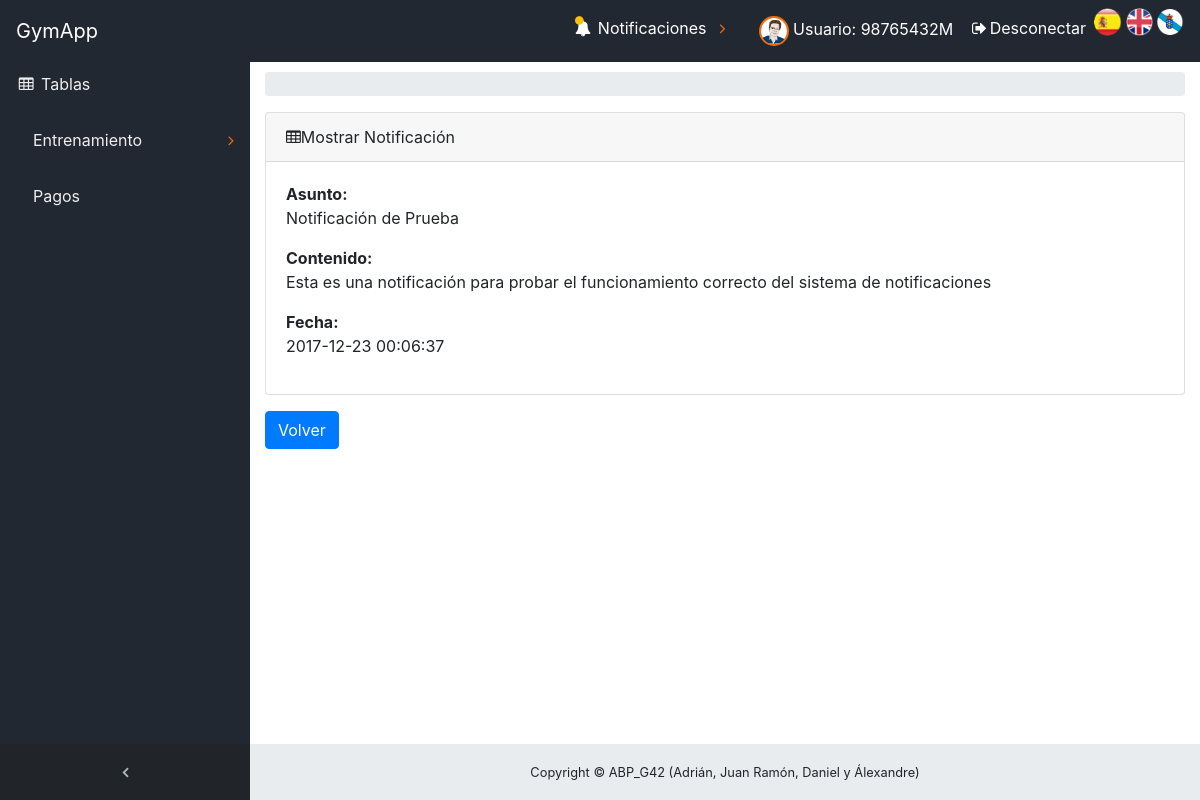
The page /ABP/index.php?controller=Notificacion&action=NotificacionView&idNotificacion=1 (signed in) on the database its author committed.
### tables this page shows
CREATE TABLE `usuario` (
  `dni` varchar(10) NOT NULL,
  `nombre` varchar(50) NOT NULL,
  `apellidos` varchar(50) NOT NULL,
  `edad` tinyint(4) DEFAULT NULL,
  `contrasena` varchar(128) NOT NULL,
  `email` varchar(100) DEFAULT NULL,
  `telefono` varchar(20) NOT NULL,
  `fechaAlta` date NOT NULL,
  `fotoperfil` varchar(200) DEFAULT NULL
);

CREATE TABLE `notificacion` (
  `idNotificacion` bigint(20) NOT NULL,
  `dniAdministrador` varchar(10) NOT NULL,
  `Asunto` varchar(200) NOT NULL,
  `contenido` text,
  `fecha` datetime NOT NULL
);

### ABP/core/ViewManager.php (called while the page is built, shortened)
<?php
class ViewManager {
	private $variables = array();
	private $layout = "default";
	public function setVariable($varname, $value, $flash=false) {
		$this->variables[$varname] = $value;
	}
	public function getVariable($varname, $default=NULL) {
		if (!isset($this->variables[$varname])) {
			return $default;
		}
		return $this->variables[$varname];
	}
	public function render($controller, $viewname) {
		include(__DIR__ . "/../view/$controller/$viewname.php");
		$this->renderLayout();
	}
	private function renderLayout() {
		include(__DIR__ . "/../view/layouts/" .$this->layout.".php");
	}
	private static $viewmanager_singleton = NULL;
	public static function getInstance() {
		if (self::$viewmanager_singleton == null) {
			self::$viewmanager_singleton = new ViewManager();
		}
		return self::$viewmanager_singleton;
	}
}

### ABP/controller/NotificacionController.php (called while the page is built, shortened)
<?php
require_once(__DIR__."/../core/ViewManager.php");
require_once(__DIR__ . "/../model/NotificacionMapper.php");
require_once(__DIR__ . "/../model/Notificacion.php");
require_once(__DIR__ . "/../core/permisos.php");
class NotificacionController extends BaseController
{
    private $notificacionMapper;
    private $permisos;
    public function __construct()
    {
        $this->notificacionMapper = new NotificacionMapper();
        $this->permisos= new Permisos();
    }
    public function NotificacionView()
    {
        $idNotificacion = $_GET["idNotificacion"];
        $tipoUsuario = $this->permisos->comprobarTipo();
        $notificacion = $this->notificacionMapper->findById($idNotificacion);
        $this->view->setVariable("notificacion", $notificacion);
        $this->view->setVariable("tipoUsuario", $tipoUsuario);
        $this->notificacionMapper->visto($notificacion->getIdNotificacion(),$_SESSION['currentuser']);
        $this->view->render("notificacion", "notificacionSHOWCURRENT");
    }
}
?>

### ABP/index.php (called while the page is built, shortened)
<?php
function run() {
	try {
		$controller = loadController($_GET["controller"]);
		$actionName = $_GET["action"];
		$controller->$actionName();
	} catch(Exception $ex) {
		die("An exception occured!!!!!".$ex->getMessage());
	}
}
function loadController($controllerName) {
	return new $controllerClassName();
}
run();
?>

### ABP/view/messages/messages_es.php (called while the page is built)
<?php
    $i18n_messages = array(
    	'Nombre'=> 'Nombre',
    	'Asunto' => 'Asunto',
    	'contenido' => 'contenido',
    	'nombre' => 'nombre',
    	'El atributo '=>'El atributo ',
    	' no puede ser vacío' => ' no puede ser vacío',
    	'Longitud incorrecta. El atributo ' => 'Longitud incorrecta. El atributo ',
    	' debe tener una longitud máxima de '=>' debe tener una longitud máxima de ',
    	' y tiene '=>' y tiene ',
    	'El atributo no sigue el formato correcto. Pruebe example@example.com' => 'El atributo no sigue el formato correcto. Pruebe example@example.com',
    	' contiene caracteres no alfabéticos'=>' contiene caracteres no alfabéticos',
    	' no esta comprendido en ['=>' no esta comprendido en [',
    	' no puede tener mas de ' => ' no puede tener mas de ',
    	'decimales'=>'decimales',
    	' no tiene 8 números seguidos de una letra: FORMATO INCORRECTO!!!'=>' no tiene 8 números seguidos de una letra: FORMATO INCORRECTO!!!',
    	'La letra del DNI no es correcta'=>'La letra del DNI no es correcta',
    	' no tiene un formato válido de telefeno.'=>' no tiene un formato válido de telefeno.',
    	' debe estar compuesto únicamente por digitos.'=>' debe estar compuesto únicamente por digitos.',
        'precio' => 'precio',
        'Debe seleccionar al menos un deportista.' => 'Debe seleccionar al menos un deportista.',
        ': activar para ordenar columna ascendentemente'=>': activar para ordenar columna ascendentemente',
        ': activar para ordenar columna descendentemente'=>': activar para ordenar columna descendentemente',
        'Primero' => 'Primero',
        'Último'=>'Último',
        'Siguiente'=>'Siguiente',
        'Anterior'=>'Anterior',
        'Tabla sin datos'=>'Tabla sin datos',
        'Mostrando _START_ a _END_ de _TOTAL_ elementos'=>'Mostrando _START_ a _END_ de _TOTAL_ elementos',
        'Mostrando 0 a 0 de 0 elementos'=>'Mostrando 0 a 0 de 0 elementos',
        '(filtrados de _MAX_ elementos totales)'=>'(filtrados de _MAX_ elementos totales)',
        'Mostrar _MENU_ elementos'=>'Mostrar _MENU_ elementos',
        'Cargando...'=>'Cargando...',
        'Procesando...'=>'Procesando...',
        'Buscar:'=>'Buscar:',
        'No se encontró nada'=>'No se encontró nada',
        'dni' => 'dni',
        'contraseña' => 'contraseña'
    );
?>

### ABP/core/I18n.php (called while the page is built, shortened)
<?php
class I18n {
	private $messages;
	public function setLanguage($language) {
		$this->messages = $i18n_messages;
	}
	public function i18n($key) {
		if (isset($this->messages[$key])){
			return $this->messages[$key];
		}else{
			return $key;
		}
	}
	private static $i18n_singleton = null;
	public static function getInstance() {
		if (self::$i18n_singleton == NULL) {
			self::$i18n_singleton = new I18n();
		}
		return self::$i18n_singleton;
	}
}
function i18n($key) {
	return I18n::getInstance()->i18n($key);
}

### ABP/model/Notificacion.php (called while the page is built, shortened)
<?php
class Notificacion
{
    private $Asunto;
    private $contenido;
    private $fecha;
    function __construct($idNotificacion = NULL, $dniAdministrador = NULL,$Asunto = NULL,$contenido = NULL,$fecha = NULL,$visto=NULL)
    {
        $this->Asunto = $Asunto;
        $this->contenido = $contenido;
        $this->fecha = $fecha;
    }
    public function getAsunto()
    {
        return $this->Asunto;
    }
    public function getContenido()
    {
        return $this->contenido;
    }
    public function getFecha()
    {
        return $this->fecha;
    }
}
?>

### ABP/model/NotificacionMapper.php (called while the page is built, shortened)
<?php
require_once(__DIR__."/../core/Access_DB.php");
require_once(__DIR__."/Notificacion.php");
require_once(__DIR__ . "/../core/permisos.php");
Class NotificacionMapper
{
    protected $db;
    private $permisos;
    public function __construct()
    {
        $this->db=PDOConnection::getInstance();
                 $this->permisos= new Permisos();
    }
    public function contarNotificacionesSinVer()
    {
        if($this->permisos->esAdministrador())
        {
            $stmt = $this->db->query("SELECT COUNT(*) from notificacion");
        }else
        {
            $stmt = $this->db->prepare("SELECT COUNT(*) from notificacion N, notificacion_deportista D WHERE D.dniDeportista =? AND N.idNotificacion=D.idNotificacion AND D.visto=0");
            $stmt->execute(array($_SESSION['currentuser']));
        }
        $notificaciones_db = $stmt->fetchAll(PDO::FETCH_ASSOC);
        $notificaciones = array();
        foreach ($notificaciones_db as $notificacion)
        {
            array_push($notificaciones, $notificacion['COUNT(*)']);
        }
        return $notificaciones;
    }
    public function findById($idNotificacion)
    {
        $stmt = $this->db->prepare("SELECT * FROM notificacion WHERE idNotificacion=?");
        $stmt->execute(array($idNotificacion));
        $notificacion = $stmt->fetch(PDO::FETCH_ASSOC);
        if($notificacion != null)
        {
            return new Notificacion($notificacion["idNotificacion"],$notificacion["dniAdministrador"],$notificacion["Asunto"],$notificacion["contenido"],$notificacion["fecha"]);
        }else
        {
            return NULL;
        }
    }
}
?>

### ABP/core/Access_DB.php (called while the page is built, shortened)
<?php
class PDOConnection {
	private static $db_singleton = null;
	public static function getInstance() {
		if (self::$db_singleton == null) {
			self::$db_singleton = new PDO(
			"mysql:host=".HOST.";dbname=".DB.";charset=utf8",
			USER,
			PASS,
			array(
				PDO::ATTR_EMULATE_PREPARES => false,
				PDO::ATTR_ERRMODE => PDO::ERRMODE_EXCEPTION)
			);
		}
		return self::$db_singleton;
	}
}
?>

### ABP/core/permisos.php (called while the page is built, shortened)
<?php
require_once(__DIR__."/../core/Access_DB.php");
Class Permisos {
    protected $db;
    public function __construct(){
        $this->db=PDOConnection::getInstance();
    }
    public function esAdministrador()
    {
        $stmt= $this->db->prepare("SELECT dniAdministrador FROM administrador WHERE dniAdministrador=?");
        $stmt->execute(array($_SESSION["currentuser"]));
        return false;
    }
}
?>

### ABP/model/UsuarioMapper.php (called while the page is built, shortened)
<?php
require_once(__DIR__."/../core/Access_DB.php");
require_once(__DIR__ . "/../core/permisos.php");
class UsuarioMapper {
    protected $db;
    public function __construct()
    {
        $this->db = PDOConnection::getInstance();
    }
    public function obtenerFotoPerfil(){
        $stmt = $this->db->prepare("SELECT fotoperfil FROM usuario WHERE dni=?");
        $stmt->execute(array($_SESSION['currentuser']));
        $foto_db = $stmt->fetch(PDO::FETCH_ASSOC);
        return $foto_db['fotoperfil'];
    }
}
?>

### ABP/view/layouts/notificacionesMenu.php (the view, shortened to what this page needs)
<li class="nav-item dropdown">
                        <a class="nav-link dropdown-toggle mr-lg-2" id="alertsDropdown" href="#" data-toggle="dropdown" aria-haspopup="true" aria-expanded="false">
                            <i class="fa fa-fw fa-bell"></i>
                            <span class="nav-link-text"><?= i18n("Notificaciones") ?></span>
<?php
                        require_once './model/NotificacionMapper.php';
                        require_once './model/Notificacion.php';
                        require_once( './core/permisos.php');
                        $permisos= new Permisos();
                          $notificacionMapper = new NotificacionMapper();
                          $numNotificaciones=$notificacionMapper->contarNotificacionesSinVer();
                        if($numNotificaciones[0]>0 && $permisos->esAdministrador()== false){
?>
                            <span class="indicator text-warning d-none d-lg-block">
              <i class="fa fa-fw fa-circle"></i>
            </span>
<?php
            }
?>
                        </a>
                    </li>

### ABP/view/notificacion/notificacionSHOWCURRENT.php (shortened to what this page needs)
<?php
require_once(__DIR__."/../../core/ViewManager.php");
    $view = ViewManager::getInstance();
    $notificacion = $view->getVariable("notificacion");
?>
<div class="content-wrapper">
    <div class="container-fluid">
        <ol class="breadcrumb">
        </ol>
        <div class="card mb-3">
            <div class="card-header">
                <i class="fa fa-table"></i><?= i18n("Mostrar Notificación") ?>
            </div>
            <div class="card-body">
                <b><?= i18n("Asunto") ?>:</b> <p><?php echo $notificacion->getAsunto(); ?></p>
                <b><?= i18n("Contenido") ?>:</b> <p><?php echo $notificacion->getContenido(); ?></p>
                <b><?= i18n("Fecha") ?>: </b> <p><?php echo $notificacion->getFecha(); ?></p>
            </div>
        </div>
        <button type="button" onclick="window.location.href='./index.php?controller=Notificacion&amp;action=NotificacionListar'" class="btn btn-primary"><?= i18n("Volver") ?></button> <br><br>
    </div>
</div>

### ABP/view/layouts/menuSuperior.php (shortened to what this page needs)
<html>
    <link rel="stylesheet" type="text/css" href="./view/Icons/icomoon/style.css">
    <link rel="stylesheet" type="text/css" href="./view/Icons/icomoon/modifyIcon.css">
                    <li class="nav-item" data-toggle="tooltip">
                        <a class="nav-link" href="./index.php?controller=Usuario&amp;action=UsuarioView&amp;dni=<?php echo $_SESSION['currentuser'];?>">
                            <?php require_once './model/UsuarioMapper.php';
                            $UsuarioMapper = new UsuarioMapper();
                            $fotoperfil = $UsuarioMapper->obtenerFotoPerfil();
                            ?>
                            <img class="imgRedonda" src="<?php echo $fotoperfil; ?>" height="40" width="40">
                            <span class="nav-link-text"> <?= i18n("Usuario");?>: <?php echo $_SESSION['currentuser']; ?></span>
                        </a>
                    </li>
                    <li class="nav-item">
                        <a class="nav-link" data-toggle="modal" data-target="#exampleModal">
                            <i class="fa fa-fw fa-sign-out"></i><?= i18n("Desconectar") ?>
                        </a>
                    </li>
<html>

### ABP/view/css/sb-admin.css (style rules this page uses)
html { position: relative; min-height: 100%; }
body { overflow-x: hidden; }
body.sticky-footer { margin-bottom: 56px; }
body.sticky-footer .content-wrapper { min-height: calc(100vh - 56px - 56px); }
body.fixed-nav { padding-top: 56px; }
.content-wrapper { min-height: calc(100vh - 56px); padding-top: 1rem; }
#mainNav .navbar-collapse .navbar-nav .nav-item .nav-link { cursor: pointer; }
#mainNav .navbar-collapse .navbar-nav > .nav-item.dropdown > .nav-link { position: relative; min-width: 45px; }
#mainNav .navbar-collapse .navbar-nav > .nav-item.dropdown > .nav-link:after { float: right; width: auto; content: '\f105'; border: none; font-family: 'FontAwesome'; }
#mainNav .navbar-collapse .navbar-nav > .nav-item.dropdown > .nav-link .indicator { position: absolute; top: 5px; font-size: 10px; }
@media (min-width: 992px) { #mainNav .navbar-collapse .navbar-nav > .nav-item.dropdown > .nav-link { min-width: 0; } }
@media (min-width: 992px) { #mainNav .navbar-collapse .navbar-nav > .nav-item.dropdown > .nav-link:after { width: 24px; text-align: center; } }
.content-wrapper { overflow-x: hidden; background: white; }
@media (min-width: 992px) { .content-wrapper { margin-left: 250px; } }
#mainNav.navbar-dark .navbar-collapse .navbar-nav > .nav-item.dropdown > .nav-link:after { color: #F96D00; }

### rows shown on the page
usuario: fotoperfil (picture)
notificacion: Asunto "Notificación de Prueba", contenido "Esta es una notificación para probar el funcionamiento correcto del sistema de notificaciones", fecha "2017-12-23 00:06:37"

### other values the page prints
i18n("GymApp") "GymApp"
i18n("Tablas") "Tablas"
i18n("Entrenamiento") "Entrenamiento"
i18n("Pagos") "Pagos"
i18n("Notificaciones") "Notificaciones"
i18n("Usuario") "Usuario"
$_SESSION['currentuser'] "98765432M"
i18n("Desconectar") "Desconectar"
i18n("Mostrar Notificación") "Mostrar Notificación"
i18n("Asunto") "Asunto"
i18n("Contenido") "Contenido"
i18n("Fecha") "Fecha"
i18n("Volver") "Volver"
